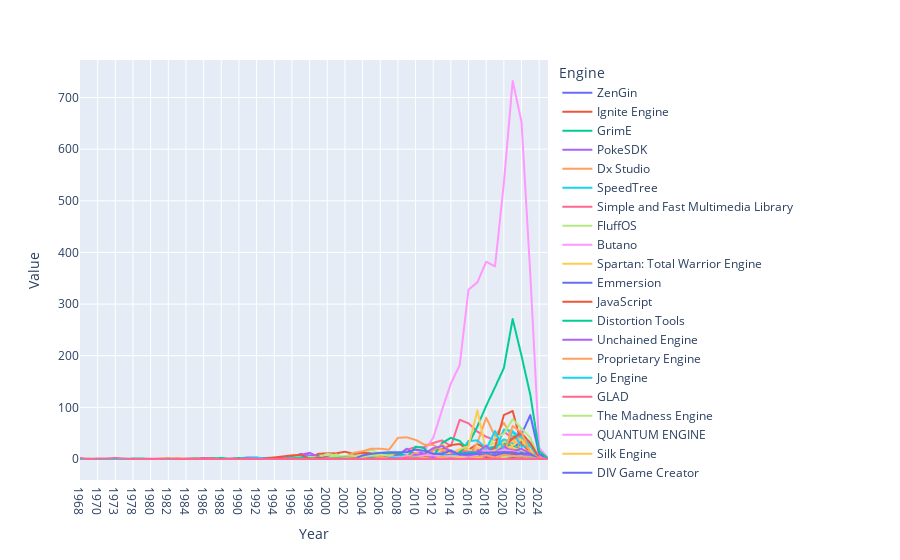

The notebook cell this image was saved under:
### Code cell
engines_years_fig(dataframe)
